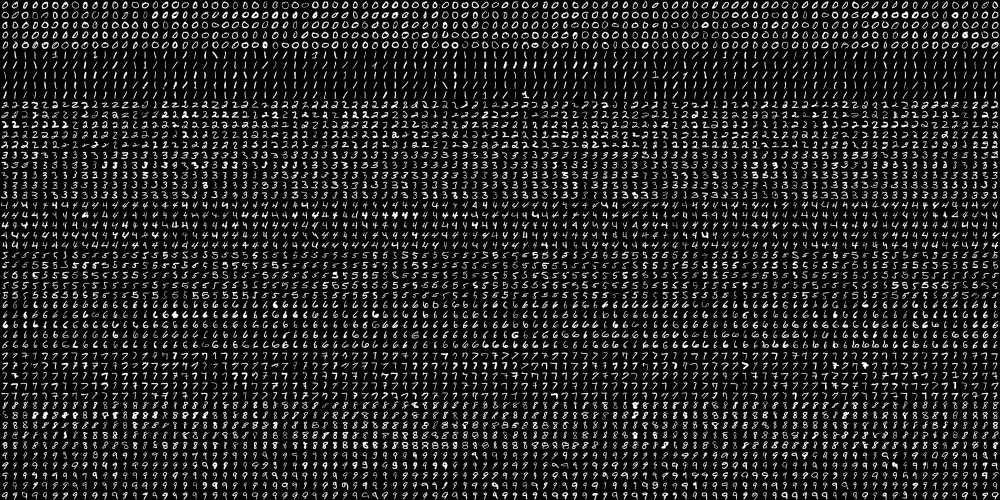
#> input picture data/training/digits.jpg, 2000 x 1000 px (shown at 1/2 size)
$ python -i preprocessing.py   (imports and definitions only)
#> lines starting #> are read from the running program, lines starting #| are printed output that depends on the picture; after the words box and inside, x2 and y2 are one past the last pixel; in counts of white or black regions, pixels touching at a corner belong together
#> further down, picture is the input picture: shape (1000, 2000, 3); min 0, max 255, mean 34.5
import cv2
import numpy as np


def contour_x(contour: np.ndarray) -> int:
    if cv2.contourArea(contour) <= 10:
        return 0
    moments = cv2.moments(contour)
    if moments["m00"] == 0:
        return 0
    return int(moments["m10"] / moments["m00"])


def make_square(image: np.ndarray) -> np.ndarray:
    height, width = image.shape[:2]
    if height == width:
        return image
    size = max(height, width)
    top = (size - height) // 2
    bottom = size - height - top
    left = (size - width) // 2
    right = size - width - left
    return cv2.copyMakeBorder(image, top, bottom, left, right, cv2.BORDER_CONSTANT, value=[0, 0, 0])


def resize_to_20x20(image: np.ndarray) -> np.ndarray:
    square = make_square(image)
    resized = cv2.resize(square, (16, 16), interpolation=cv2.INTER_AREA)
    return cv2.copyMakeBorder(resized, 2, 2, 2, 2, cv2.BORDER_CONSTANT, value=[0, 0, 0])


def extract_digit_regions(image: np.ndarray, min_width: int = 5, min_height: int = 25) -> list[tuple[np.ndarray, tuple[int, int, int, int]]]:
#> called with min_width = 5, min_height = 25
    gray = cv2.cvtColor(image, cv2.COLOR_BGR2GRAY)
    blurred = cv2.GaussianBlur(gray, (5, 5), 0)
    edged = cv2.Canny(blurred, 30, 150)
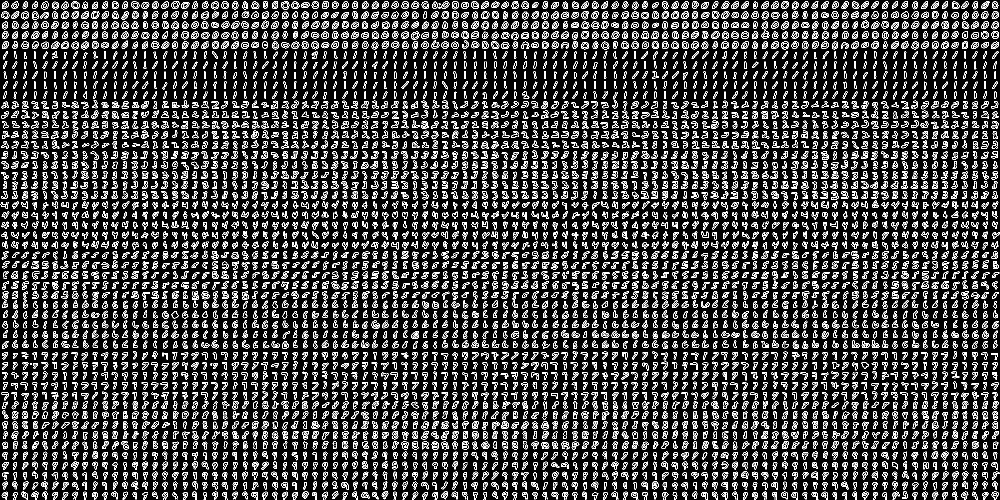
#> edged: shape (1000, 2000) (shown at 1/2 size); 15% white in thin lines or dots
    contours, _ = cv2.findContours(edged.copy(), cv2.RETR_EXTERNAL, cv2.CHAIN_APPROX_SIMPLE)
#> contours = 5538 contours, 1500 with area under 20; largest, box (x1, y1, x2, y2) and area: (563, 2, 579, 19) 198, (142, 2, 159, 18) 190, (982, 82, 999, 98) 182, (823, 63, 839, 79) 182, (1163, 62, 1178, 78) 180
    contours = sorted(contours, key=contour_x)
#> contours = 5538 contours, 1500 with area under 20; largest, box (x1, y1, x2, y2) and area: (563, 2, 579, 19) 198, (142, 2, 159, 18) 190, (823, 63, 839, 79) 182, (982, 82, 999, 98) 182, (1163, 62, 1178, 78) 180

    regions: list[tuple[np.ndarray, tuple[int, int, int, int]]] = []
    for contour in contours:
        x, y, width, height = cv2.boundingRect(contour)
        if width >= min_width and height >= min_height:
            roi = blurred[y : y + height, x : x + width]
            _, thresholded = cv2.threshold(roi, 127, 255, cv2.THRESH_BINARY_INV)
            regions.append((resize_to_20x20(thresholded), (x, y, width, height)))
#> this loop made 5538 passes
#> (x, y) on passes 1 to 3: (1094, 999), (1068, 999), (1011, 999)
#> after the loop, regions = 1 item
    return regions

>>> import cv2
>>> picture = cv2.imread('../../data/training/digits.jpg')
>>> result = extract_digit_regions(picture)
#> result = 1 item
